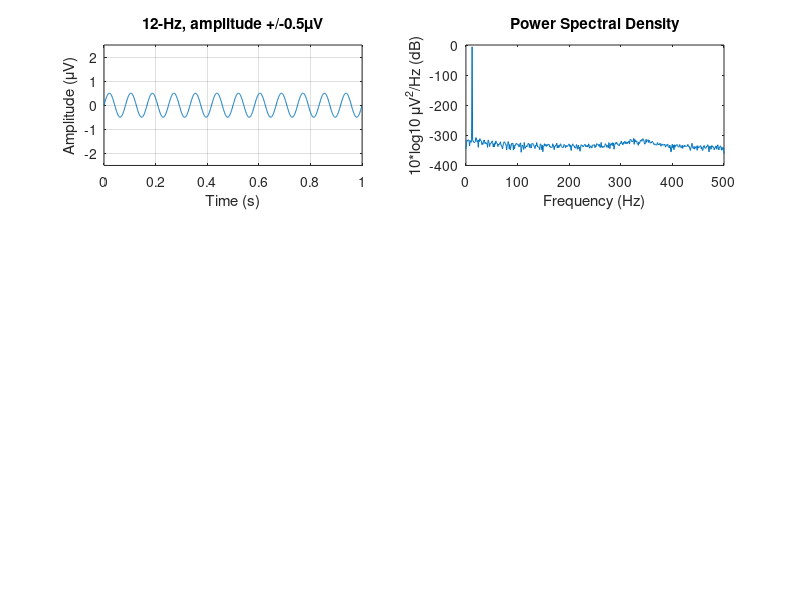

Write MATLAB code to recreate this figure. (Note: this script raises an error after producing the figure.)
% Scale of 2 and a gain of 6 dB refers to the use of the amplitude ratio
% Scale of 2 and a gain of 3 dB refers to the use of the power ratio

Fs = 1000;     % Sampling frequency (Hz)      
T = 1/Fs;      % Sampling period       
L = 1000;      % Length of signal (ms)
t = (0:L-1)*T; % Time vector (ms)
targetF = 12;  % Target freq (Hz)
 
 
%% Validate EEGLAB's PSD by spectopo().
figure
% set(gcf,'position', [999   429   897   885])
 
scalerVector = [0.5 1 2];
for scaleIdx = 1:length(scalerVector)
 
    % Define the input data.
    X = sin(2*pi*targetF*t).*scalerVector(scaleIdx);
 
    subplot(3,2,1+2*(scaleIdx-1))
    plot(t, X)
    title(['12-Hz, amplitude +/-' num2str(scalerVector(scaleIdx)) '\muV'])
    xlabel('Time (s)')
    ylabel('Amplitude (\muV)')
    xlim([0 1])
    ylim([-2.5 2.5])
    grid on
 
    % Matlab FFT.
    Y = fft(X);
    P2 = abs(Y/L);
    P1 = P2(1:L/2+1);
    P1(2:end-1) = 2*P1(2:end-1);
    P1 = P1.^2;
    P1_log10 = 10*log10(P1);
 
    subplot(3,2,2+2*(scaleIdx-1))
    f = Fs*(0:(L/2))/L;
    plot(f,P1_log10)
    title('Power Spectral Density')
    xlabel('Frequency (Hz)')
    ylabel('10*log10 \muV^2/Hz (dB)')
    hold on
 
    % EEGLAB
    [spectra,freqs] = spectopo(X, L, Fs, 'plot', 'off');
    plot(freqs, spectra)
    xlim([0 20])
    ylim([-20 10])
    grid on
    legend({'Matlab FFT' 'EEGLAB spectopo'}, 'location', 'northwest')
end
% print('/data/projects/makoto/psdValidation', '-djpeg95', '-r150') % this command is for linux only
 
 
%% Validate EEGLAB's hybrid spectro-/scalo-gram by newtimef().
Fs = 1000;     % Sampling frequency (Hz)      
T = 1/Fs;      % Sampling period       
L = 5000;      % Length of signal (ms)
t = (0:L-1)*T; % Time vector (ms)
targetF = 12;  % Target freq (Hz)
 
figure
% set(gcf,'position', [999   429   897   885])
 
scalerVector = [0.5 1 2];
for scaleIdx = 1:length(scalerVector)
 
    % Define the input data.
    splicingIdx = 2500;
    X           = sin(2*pi*targetF*t);
    X(splicingIdx:end) = sin(2*pi*targetF*t(splicingIdx:end)).*scalerVector(scaleIdx);
 
    % Plot the waveform.
    subplot(3,2,1+2*(scaleIdx-1))
    plot(t-2.5, X)
    title(['12-Hz, Amp. +/-1.0 -> ' num2str(scalerVector(scaleIdx)) ' \muV'])
    xlabel('Latency (s)')
    ylabel('Amplitude (\muV)')
    xlim([-2.5 2.5])
    ylim([-2.5 2.5])
    grid on
    line([0 0], [-2.5  2.5], 'color', [0 0 0], 'linewidth', 2, 'linestyle', '--')
 
    % Plot ERSP.
    [ersp,itc,powbase,times,freqs] = newtimef(X, L, [0 5000], Fs, [3 8],...
                                     'freqs', [2 30], 'nfreqs', 50,...
                                     'plotitc', 'off', 'plotersp', 'off', ...
                                     'baseline', [0 2500]);
 
    subplot(3,2,2+2*(scaleIdx-1))
    erspTime = round(times)/1000;
    imagesc(erspTime-2.5, freqs, ersp, [-12 12])
    title('Event-related spectral perturbation')
    xlabel('Latency (s)')
    ylabel('Frequency (Hz)')
    line([0 0], [0 50], 'color', [0 0 0], 'linewidth', 2, 'linestyle', '--')
    colormap jet
    axis xy
    colorbar
end
% print('/data/projects/makoto/erspValidation', '-djpeg95', '-r150')